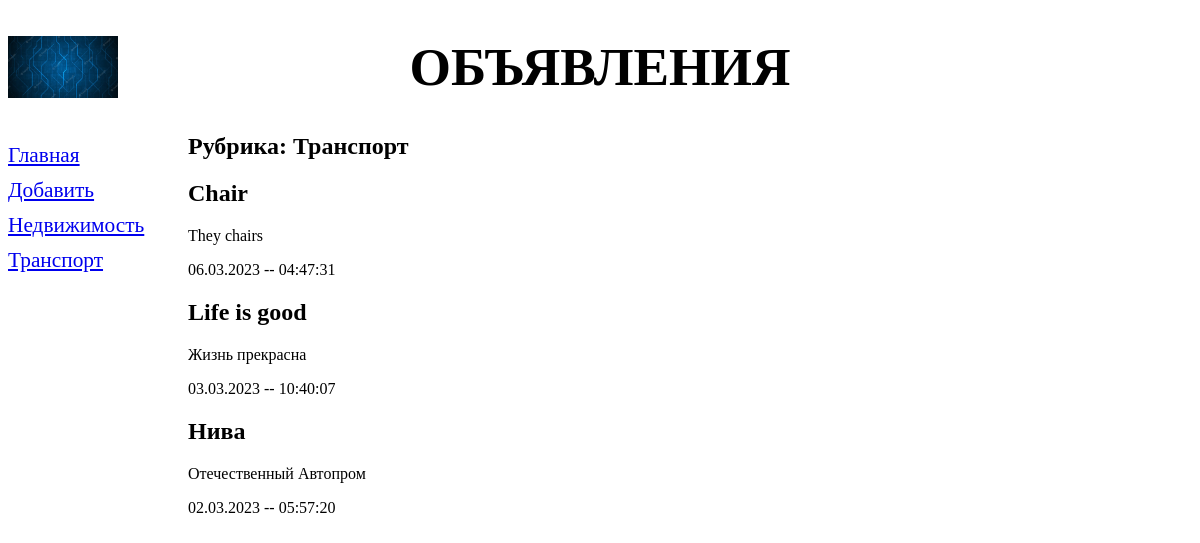
The page /bboard/2/ on the database its author committed.
### bboard/models.py (models this page shows, shortened)
class Rubric(models.Model):
    name = models.CharField(
        max_length=20, db_index=True, verbose_name="Название")
    class Meta:
        verbose_name_plural = "Рубрики"
        verbose_name = "Рубрика"
        ordering = ['name']

class Bb(models.Model):
    title = models.CharField(max_length=50, verbose_name="Товар")
    content = models.TextField(null=True, blank=True, verbose_name="Описание")
    price = models.FloatField(null=True, blank=True, verbose_name="Цена")
    published = models.DateTimeField(
        auto_now_add=True, db_index=True, verbose_name="Опубликовано")
    rubric = models.ForeignKey(
        "Rubric", null=True, on_delete=models.PROTECT, verbose_name='Рубрика')
    class Meta:
        verbose_name_plural = 'Объявления'
        verbose_name = 'Объявление'
        ordering = ['-published']

### bboard/views.py (the view)
# urls.py: path('<int:rubric_id>/', by_rubric, name="by_rubric"),
def by_rubric(request, rubric_id):
    bbs = Bb.objects.filter(rubric=rubric_id)
    rubrics = Rubric.objects.all()
    current_rubric = Rubric.objects.get(pk=rubric_id)
    context = {'bbs': bbs,
               'rubrics': rubrics,
               'current_rubric': current_rubric}
    return render(request,
                  'bboard/by_rubric.html', context)

### bboard/templates/bboard/by_rubric.html (shortened to what this page needs)
{% extends "layout/basic.html"%}
{% block content %}
<h2>Рубрика: {{ current_rubric.name }}</h2>
{% for bb in bbs %}
<div>
    <h2> {{ bb.title}}</h2>
    <p> {{ bb.content }}</p>
    <p> {{ bb.published|date:"d.m.Y -- H:i:s"}}</p>
</div>
{% endfor%}
{% endblock%}

### bboard/templates/layout/basic.html (shortened to what this page needs)
{% load static %}
<!DOCTYPE html>
<html lang="en">
<head>
    <link rel="stylesheet" href="{% static 'bboard/style.css' %}">
</head>
<body>
    <header>
        <h1>Объявления</h1>
    </header>
    <nav>
        <a href="{% url 'index' %}">Главная</a>
        <a href="{% url 'add' %}">Добавить</a>
        {% for rubric in rubrics %}
        <a href="{% url 'by_rubric' rubric.pk %}">{{ rubric.name }}</a>
        {% endfor %}
    </nav>
    <section>
        {% block content %}
        {% endblock%}
    </section>
</body>
</html>

### bboard/static/bboard/style.css (style rules this page uses)
header h1 { font-size: 40pt; text-transform: uppercase; text-align: center; background: url("bj.jpg") left / auto 100% no-repeat; }
nav { font-size: 16pt; width: 180px; float: left; }
nav a { display: block; margin: 10px 0px; }
section { margin-left: 180px; }

### rows shown on the page
Rubric: name "Недвижимость"
Rubric: name "Транспорт"
Bb: title "Chair", content "They chairs", published "06.03.2023 -- 04:47:31"
Bb: title "Life is good", content "Жизнь прекрасна", published "03.03.2023 -- 10:40:07"
Bb: title "Нива", content "Отечественный Автопром", published "02.03.2023 -- 05:57:20"
